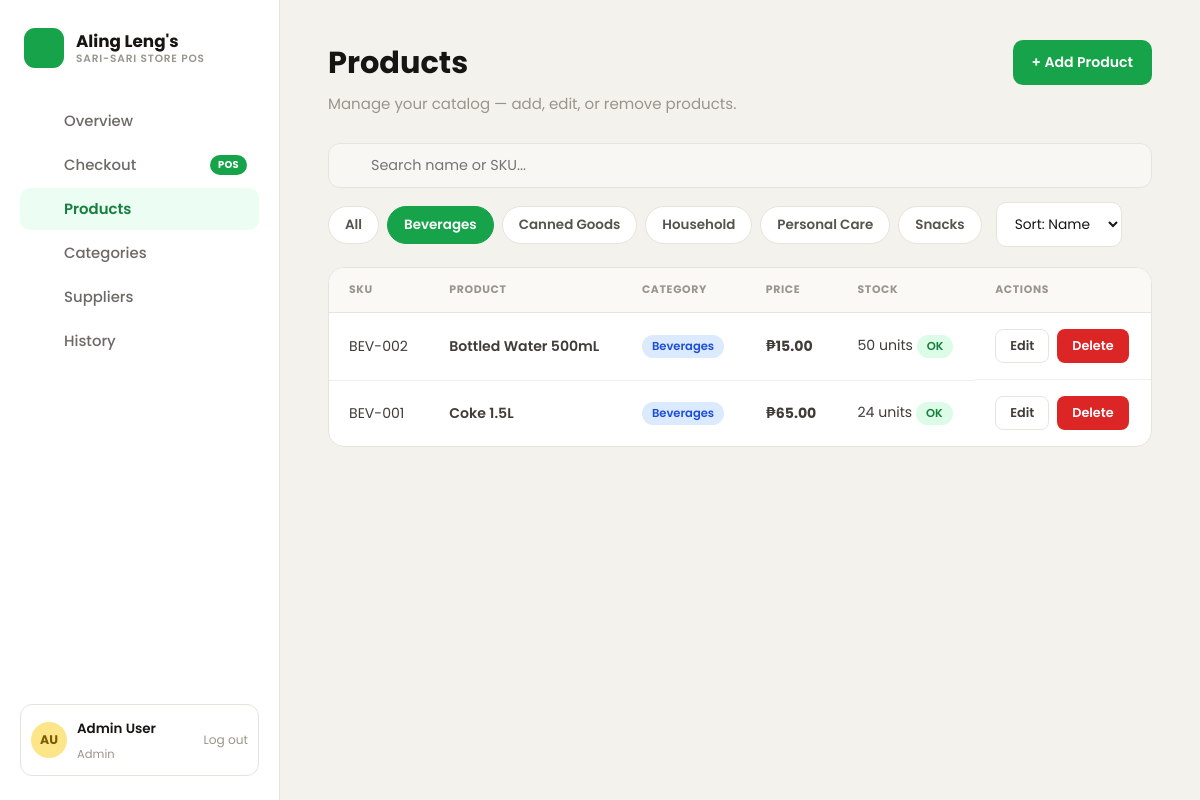
/products/index.php?category_id=1, run on the app's committed database.
### tables this page shows
CREATE TABLE categories (
    id INT AUTO_INCREMENT PRIMARY KEY,
    name VARCHAR(100) NOT NULL UNIQUE,
    color ENUM('blue', 'orange', 'purple', 'yellow', 'teal', 'pink') NULL,
    created_at TIMESTAMP DEFAULT CURRENT_TIMESTAMP
);

CREATE TABLE products (
    id INT AUTO_INCREMENT PRIMARY KEY,
    sku VARCHAR(50) NOT NULL UNIQUE,
    name VARCHAR(150) NOT NULL,
    category_id INT NOT NULL,
    supplier_id INT NULL,
    cost_price DECIMAL(10,2) NOT NULL DEFAULT 0,
    selling_price DECIMAL(10,2) NOT NULL DEFAULT 0,
    stock_quantity INT NOT NULL DEFAULT 0,
    reorder_level INT NOT NULL DEFAULT 10,
    created_at TIMESTAMP DEFAULT CURRENT_TIMESTAMP,
    updated_at TIMESTAMP DEFAULT CURRENT_TIMESTAMP ON UPDATE CURRENT_TIMESTAMP,
    FOREIGN KEY (category_id) REFERENCES categories(id) ON DELETE RESTRICT,
    FOREIGN KEY (supplier_id) REFERENCES suppliers(id) ON DELETE SET NULL
);

### bootstrap.php (called while the page is built, shortened)
<?php
spl_autoload_register(function (string $class): void {
    $prefix = 'App\\';
    $relative = substr($class, strlen($prefix));
    $file = __DIR__ . '/src/' . str_replace('\\', '/', $relative) . '.php';
});
require_once __DIR__ . '/src/Support/helpers.php';

### src/Core/Database.php (called while the page is built, shortened)
<?php
class Database
{
    private static ?PDO $instance = null;
    public static function getConnection(): PDO
    {
        if (self::$instance === null) {
            $config = require __DIR__ . '/../../config/database.php';
            $dsn = sprintf(
                'mysql:host=%s;port=%s;dbname=%s;charset=%s',
                $config['host'],
                $config['port'],
                $config['database'],
                $config['charset']
            );
            try {
                self::$instance = new PDO($dsn, $config['username'], $config['password'], [
                    PDO::ATTR_ERRMODE => PDO::ERRMODE_EXCEPTION,
                    PDO::ATTR_DEFAULT_FETCH_MODE => PDO::FETCH_ASSOC,
                    PDO::ATTR_EMULATE_PREPARES => false,
                ]);
            } catch (PDOException $e) {
                throw new PDOException('Database connection failed: ' . $e->getMessage(), (int) $e->getCode());
            }
        }
        return self::$instance;
    }
}

### src/Models/Model.php (called while the page is built, shortened)
<?php
abstract class Model
{
    protected PDO $db;
    protected string $table;
    public function __construct()
    {
        $this->db = Database::getConnection();
    }
    public function all(string $orderBy = '', string $direction = 'ASC'): array
    {
        $sql = "SELECT * FROM {$this->table}";
        if ($orderBy !== '') {
            $direction = strtoupper($direction) === 'DESC' ? 'DESC' : 'ASC';
            $sql .= " ORDER BY {$orderBy} {$direction}";
        }
        return $this->db->query($sql)->fetchAll();
    }
}

### config/database.php (called while the page is built)
<?php
return [
    'host' => getenv('MYSQLHOST') ?: 'localhost',
    'port' => getenv('MYSQLPORT') ?: '3306',
    'database' => getenv('MYSQLDATABASE') ?: 'sarisari_pos',
    'username' => getenv('MYSQLUSER') ?: 'root',
    'password' => getenv('MYSQLPASSWORD') ?: '',
    'charset' => 'utf8mb4',
];

### src/Models/Product.php (called while the page is built, shortened)
<?php
class Product extends Model
{
    public function search(
        string $keyword = '',
        ?int $categoryId = null,
        string $sortBy = 'name',
        string $direction = 'ASC',
        int $limit = 20,
        int $offset = 0
    ): array {
        $allowedSort = ['name', 'selling_price', 'stock_quantity', 'created_at'];
        $direction = strtoupper($direction) === 'DESC' ? 'DESC' : 'ASC';
        $sql = 'SELECT p.*, c.name AS category_name, c.color AS category_color, s.name AS supplier_name
                FROM products p
                LEFT JOIN categories c ON p.category_id = c.id
                LEFT JOIN suppliers s ON p.supplier_id = s.id
                WHERE p.name LIKE :keyword';
        $params = ['keyword' => "%{$keyword}%"];
        if ($categoryId !== null) {
            $sql .= ' AND p.category_id = :category_id';
            $params['category_id'] = $categoryId;
        }
        $sql .= " ORDER BY p.{$sortBy} {$direction} LIMIT :limit OFFSET :offset";
        $stmt = $this->db->prepare($sql);
        foreach ($params as $key => $value) {
            $stmt->bindValue(":{$key}", $value);
        }
        $stmt->bindValue(':limit', $limit, PDO::PARAM_INT);
        $stmt->bindValue(':offset', $offset, PDO::PARAM_INT);
        $stmt->execute();
        return $stmt->fetchAll();
    }
}

### public/products/index.php (the view, shortened to what this page needs)
<?php
require __DIR__ . '/../../bootstrap.php';
$productModel = new Product();
$categoryModel = new Category();
$keyword = trim($_GET['q'] ?? '');
$categoryId = isset($_GET['category_id']) && $_GET['category_id'] !== '' ? (int) $_GET['category_id'] : null;
$sortBy = $_GET['sort'] ?? 'name';
$direction = $_GET['dir'] ?? 'ASC';
$page = max(1, (int) ($_GET['page'] ?? 1));
$perPage = 10;
$offset = ($page - 1) * $perPage;
$products = $productModel->search($keyword, $categoryId, $sortBy, $direction, $perPage, $offset);
$categories = $categoryModel->all('name');
require __DIR__ . '/../includes/header.php';
?>
<div class="page-header page-header-row">
    <div>
        <h1>Products</h1>
        <p>Manage your catalog &mdash; add, edit, or remove products.</p>
    </div>
    <a href="<?= BASE_URL ?>/products/create.php" class="btn btn-primary">+ Add Product</a>
</div>
<form method="get" class="toolbar">
    <div class="search-input-wrap">
        <span class="search-icon"><?= navIcon('search') ?></span>
        <input type="text" name="q" class="search-input" placeholder="Search name or SKU..." value="<?= htmlspecialchars($keyword) ?>">
    </div>
    <div class="pill-group">
        <button type="submit" name="category_id" value="" class="pill <?= $categoryId === null ? 'active' : '' ?>">All</button>
        <?php foreach ($categories as $cat): ?>
            <button type="submit" name="category_id" value="<?= $cat['id'] ?>" class="pill <?= $categoryId === (int) $cat['id'] ? 'active' : '' ?>"><?= htmlspecialchars($cat['name']) ?></button>
        <?php endforeach; ?>
    </div>
    <select name="sort" class="sort-select" onchange="this.form.submit()">
        <option value="name" <?= $sortBy === 'name' ? 'selected' : '' ?>>Sort: Name</option>
    </select>
</form>
<div class="table-wrap">
    <table class="data-table">
        <thead>
            <tr><th>SKU</th><th>Product</th><th>Category</th><th>Price</th><th>Stock</th><th>Actions</th></tr>
        </thead>
        <tbody>
            <?php foreach ($products as $product): $isLow = (int) $product['stock_quantity'] <= (int) $product['reorder_level']; ?>
                <tr>
                    <td class="muted"><?= htmlspecialchars($product['sku']) ?></td>
                    <td class="strong"><?= htmlspecialchars($product['name']) ?></td>
                    <td><span class="badge-pill <?= categoryBadgeClass($product['category_name'] ?? null, $product['category_color'] ?? null) ?>"><?= htmlspecialchars($product['category_name'] ?? '-') ?></span></td>
                    <td class="price-cell">&#8369;<?= number_format((float) $product['selling_price'], 2) ?></td>
                    <td>
                        <?= (int) $product['stock_quantity'] ?> units
                        <span class="badge-pill <?= $isLow ? 'badge-low' : 'badge-ok' ?>"><?= $isLow ? 'Low' : 'OK' ?></span>
                    </td>
                    <td class="actions-cell">
                        <a href="<?= BASE_URL ?>/products/edit.php?id=<?= $product['id'] ?>" class="btn btn-outline btn-sm">Edit</a>
                        <form action="<?= BASE_URL ?>/products/delete.php" method="post" class="inline-form" onsubmit="return confirm('Delete this product?');">
                            <button type="submit" class="btn btn-danger btn-sm">Delete</button>
                        </form>
                    </td>
                </tr>
            <?php endforeach; ?>
        </tbody>
    </table>
</div>
<?php require __DIR__ . '/../includes/footer.php'; ?>

### public/assets/css/style.css (style rules this page uses)
:root { --green-50: #ecfdf3; --green-100: #dcfce7; --green-400: #4ade80; --green-500: #22c55e; --green-600: #16a34a; --green-700: #15803d; --red-50: #fee2e2; --red-600: #dc2626; --red-700: #b91c1c; --cream: #f4f2ed; --ink: #171512; --muted: #9a958c; --border: #e7e4dc; --field-bg: #f8f7f3; }
* { box-sizing: border-box; }
body { margin: 0; font-family: 'Poppins', -apple-system, BlinkMacSystemFont, sans-serif; background: var(--cream); color: var(--ink); }
a { color: inherit; }
.page-header { margin-bottom: 28px; }
.page-header h1 { font-size: 1.9rem; font-weight: 700; color: var(--ink); margin: 0 0 6px; }
.page-header p { color: var(--muted); margin: 0; font-size: 0.94rem; }
.page-header-row { display: flex; justify-content: space-between; align-items: flex-start; gap: 16px; flex-wrap: wrap; }
.btn { display: inline-flex; align-items: center; justify-content: center; gap: 6px; font-family: inherit; font-weight: 600; font-size: 0.88rem; padding: 11px 18px; border-radius: 10px; border: 1px solid transparent; cursor: pointer; text-decoration: none; transition: background 0.15s, border-color 0.15s; white-space: nowrap; }
.btn-primary { background: var(--green-600); color: #fff; }
.btn-outline { background: #fff; border-color: var(--border); color: #3f3d38; }
.btn-danger { background: var(--red-600); color: #fff; }
.btn-sm { padding: 7px 14px; font-size: 0.8rem; border-radius: 8px; }
.inline-form { display: inline-block; }
.badge-pill { display: inline-flex; align-items: center; padding: 3px 10px; border-radius: 999px; font-size: 0.72rem; font-weight: 600; white-space: nowrap; }
.badge-blue { background: #dbeafe; color: #1d4ed8; }
.badge-ok { background: var(--green-100); color: var(--green-700); }
.toolbar { display: flex; align-items: center; gap: 14px; flex-wrap: wrap; margin-bottom: 20px; }
.pill-group { display: flex; gap: 8px; flex-wrap: wrap; }
.pill { padding: 8px 16px; border-radius: 999px; border: 1px solid var(--border); background: #fff; color: #57544d; font-size: 0.84rem; font-weight: 600; text-decoration: none; cursor: pointer; font-family: inherit; }
.pill.active { background: var(--green-600); border-color: var(--green-600); color: #fff; }
.search-input-wrap { position: relative; flex: 1; min-width: 220px; }
.search-input { width: 100%; padding: 11px 14px 11px 42px; border-radius: 12px; border: 1px solid var(--border); background: var(--field-bg); font-family: inherit; font-size: 0.9rem; color: var(--ink); }
.search-icon { position: absolute; left: 14px; top: 50%; transform: translateY(-50%); color: var(--muted); display: flex; }
.sort-select { padding: 11px 14px; border-radius: 10px; border: 1px solid var(--border); background: #fff; font-family: inherit; font-size: 0.86rem; color: var(--ink); }
.table-wrap { background: #fff; border: 1px solid var(--border); border-radius: 16px; overflow: hidden; overflow-x: auto; }
table.data-table { width: 100%; border-collapse: collapse; }
.data-table thead th { text-align: left; font-size: 0.68rem; letter-spacing: 0.06em; text-transform: uppercase; color: var(--muted); font-weight: 700; padding: 14px 20px; background: #faf9f6; border-bottom: 1px solid var(--border); white-space: nowrap; }
.data-table tbody td { padding: 16px 20px; border-bottom: 1px solid #f1efe9; font-size: 0.88rem; color: #3f3d38; white-space: nowrap; }
.data-table tbody tr:last-child td { border-bottom: none; }
.price-cell { color: var(--green-600); font-weight: 700; }
.muted { color: var(--muted); }
.strong { font-weight: 600; color: var(--ink); }
.actions-cell { display: flex; gap: 8px; }

### data on the page
categories: $cat['id'] 1 (drawn), name "Beverages"
categories: $cat['id'] 3 (drawn), name "Canned Goods"
categories: $cat['id'] 5 (drawn), name "Household"
categories: $cat['id'] 4 (drawn), name "Personal Care"
categories: $cat['id'] 2 (drawn), name "Snacks"
products: sku "BEV-002", name "Bottled Water 500mL", category.name "Beverages", selling_price "15.00", stock_quantity "50", reorder_level "OK"
products: sku "BEV-001", name "Coke 1.5L", category.name "Beverages", selling_price "65.00", stock_quantity "24", reorder_level "OK"

### other printed values
$item['label'] "Overview"
$item['label'] "Checkout"
$item['badge'] "POS"
$item['label'] "Products"
$item['label'] "Categories"
$item['label'] "Suppliers"
$item['label'] "History"
